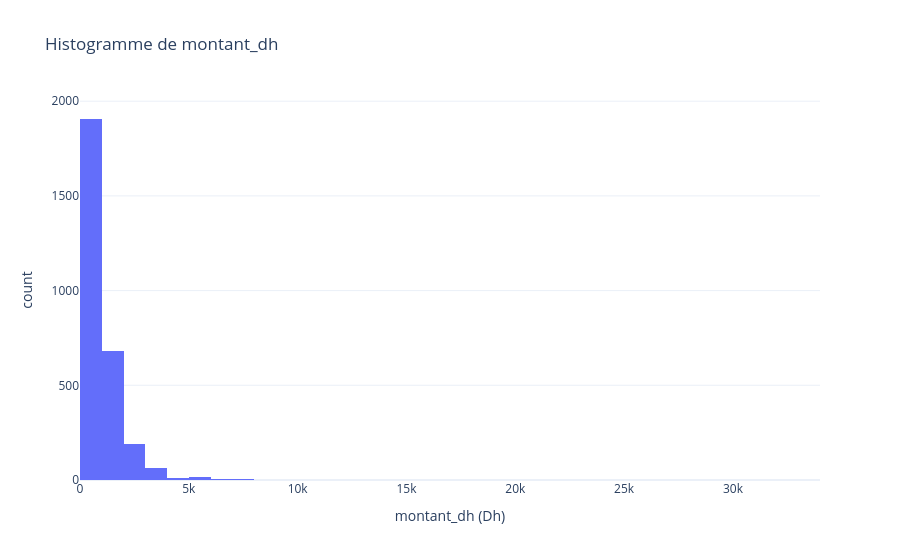

The notebook cell this image was saved under:
### Code cell
fig = px.histogram( df ,  x= 'montant_dh', nbins=50,  title='Histogramme de montant_dh', labels={'montant_dh': 'montant_dh (Dh)'}, template='plotly_white' )
fig.show()

### Figure 1 — Plotly figure (JSON) as saved in the notebook; plotly's stock layout.template omitted (floating-point values rounded to 4 significant figures; data arrays with more than 128 entries replaced by an {"elided": "..."} marker saying what was removed)
{"data": [{"alignmentgroup": "True", "bingroup": "x", "hovertemplate": "montant_dh (Dh)=%{x}<br>count=%{y}<extra></extra>", "legendgroup": "", "marker": {"color": "#636efa", "pattern": {"shape": ""}}, "name": "", "nbinsx": 50, "offsetgroup": "", "orientation": "v", "showlegend": false, "type": "histogram", "x": {"elided": "3000 float values"}, "xaxis": "x", "yaxis": "y"}], "layout": {"autosize": true, "barmode": "relative", "legend": {"tracegroupgap": 0}, "title": {"text": "Histogramme de montant_dh"}, "xaxis": {"anchor": "y", "autorange": true, "domain": [0, 1], "range": [0, 34000], "title": {"text": "montant_dh (Dh)"}, "type": "linear"}, "yaxis": {"anchor": "x", "autorange": true, "domain": [0, 1], "range": [0, 2006.0], "title": {"text": "count"}}}}
